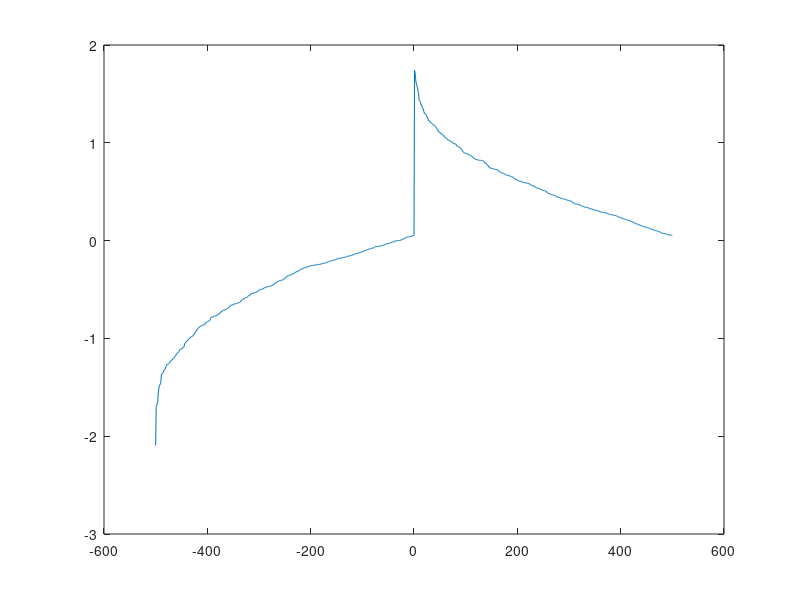

Reproduce this figure in MATLAB.

clear; clc; 

%% 2.1 Noise cancellation with wiener filters

load("wiener_data.mat") % x[n]

% d[n] = desired signal

% v[n] = colored noise

% x[n]= v[n] {0≤n≤1000}, v[n]+d[n] {1001≤n≤2000}


v = x(1:1001);
v = sort(v);
v1 = v(1:500);
v2 = v(502:1001);
v1 = sort(v1);
v2 = flip(sort(v2));
v = [v1; v(501); v2];

n = -500:500;


plot(n,v)
